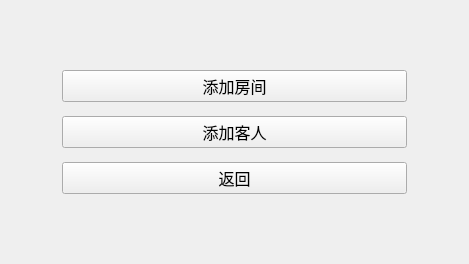
<?xml version="1.0" encoding="UTF-8"?>
<ui version="4.0">
 <class>InsertDialog</class>
 <widget class="QDialog" name="InsertDialog">
  <property name="geometry">
   <rect>
    <x>0</x>
    <y>0</y>
    <width>469</width>
    <height>264</height>
   </rect>
  </property>
  <property name="minimumSize">
   <size>
    <width>469</width>
    <height>264</height>
   </size>
  </property>
  <property name="windowTitle">
   <string>InsertDialog</string>
  </property>
  <layout class="QGridLayout" name="gridLayout">
   <item row="1" column="0">
    <spacer name="leftSpacer">
     <property name="orientation">
      <enum>Qt::Horizontal</enum>
     </property>
     <property name="sizeType">
      <enum>QSizePolicy::Fixed</enum>
     </property>
     <property name="sizeHint" stdset="0">
      <size>
       <width>40</width>
       <height>20</height>
      </size>
     </property>
    </spacer>
   </item>
   <item row="1" column="2">
    <spacer name="rightSpacer">
     <property name="orientation">
      <enum>Qt::Horizontal</enum>
     </property>
     <property name="sizeType">
      <enum>QSizePolicy::Fixed</enum>
     </property>
     <property name="sizeHint" stdset="0">
      <size>
       <width>40</width>
       <height>20</height>
      </size>
     </property>
    </spacer>
   </item>
   <item row="1" column="1">
    <widget class="QWidget" name="centralWidget" native="true">
     <layout class="QVBoxLayout" name="verticalLayout">
      <item>
       <widget class="QPushButton" name="roomButton">
        <property name="font">
         <font>
          <family>宋体</family>
          <pointsize>12</pointsize>
         </font>
        </property>
        <property name="text">
         <string>添加房间</string>
        </property>
        <property name="autoDefault">
         <bool>false</bool>
        </property>
       </widget>
      </item>
      <item>
       <widget class="QPushButton" name="customerButton">
        <property name="font">
         <font>
          <family>宋体</family>
          <pointsize>12</pointsize>
         </font>
        </property>
        <property name="text">
         <string>添加客人</string>
        </property>
        <property name="autoDefault">
         <bool>false</bool>
        </property>
       </widget>
      </item>
      <item>
       <widget class="QPushButton" name="returnButton">
        <property name="font">
         <font>
          <family>宋体</family>
          <pointsize>12</pointsize>
         </font>
        </property>
        <property name="text">
         <string>返回</string>
        </property>
        <property name="autoDefault">
         <bool>false</bool>
        </property>
       </widget>
      </item>
     </layout>
    </widget>
   </item>
   <item row="2" column="1">
    <spacer name="downSpacer">
     <property name="orientation">
      <enum>Qt::Vertical</enum>
     </property>
     <property name="sizeType">
      <enum>QSizePolicy::Fixed</enum>
     </property>
     <property name="sizeHint" stdset="0">
      <size>
       <width>20</width>
       <height>40</height>
      </size>
     </property>
    </spacer>
   </item>
   <item row="0" column="1">
    <spacer name="upSpacer">
     <property name="orientation">
      <enum>Qt::Vertical</enum>
     </property>
     <property name="sizeType">
      <enum>QSizePolicy::Fixed</enum>
     </property>
     <property name="sizeHint" stdset="0">
      <size>
       <width>20</width>
       <height>40</height>
      </size>
     </property>
    </spacer>
   </item>
  </layout>
 </widget>
 <layoutdefault spacing="6" margin="11"/>
 <resources/>
 <connections/>
</ui>
